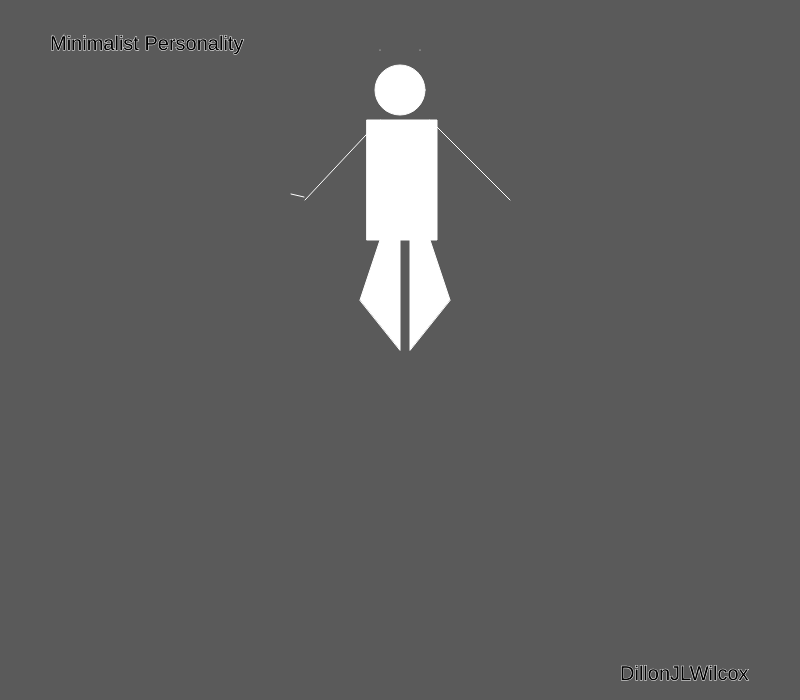
Frame 1 (no input)
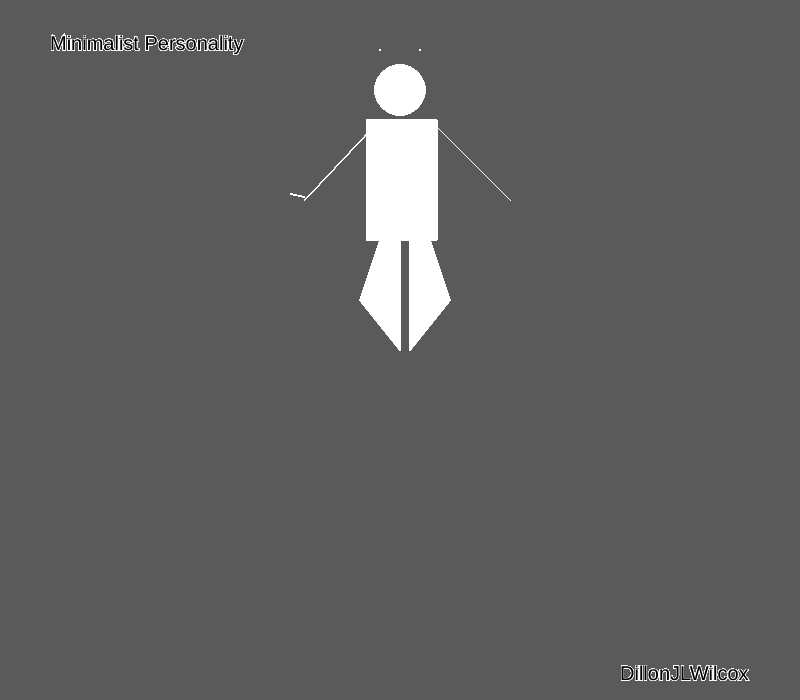
Frame 60 (no input)
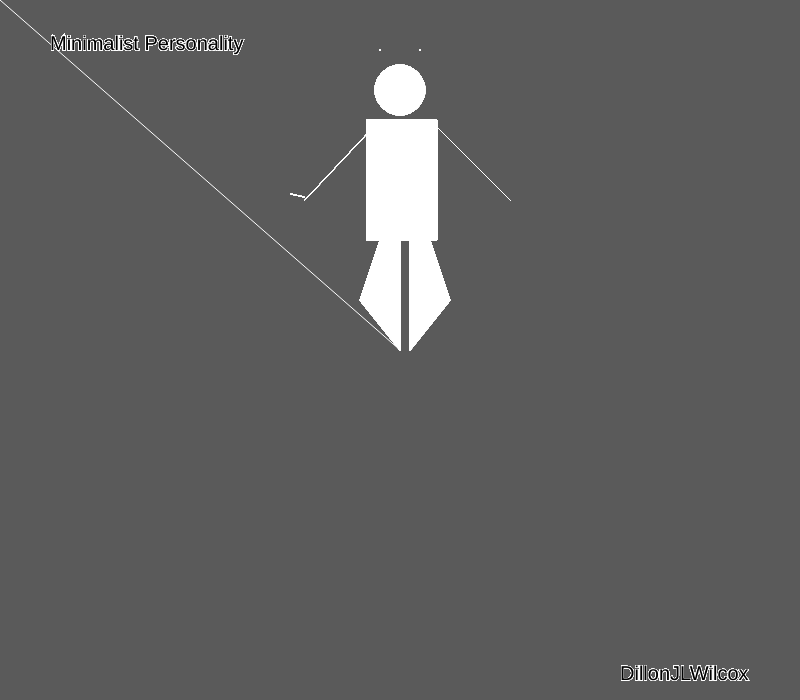
Frame 120 (the mouse pressed at the canvas centre since frame 60)

The p5.js sketch that drew these frames (run headless with seeded random() and noise() and a simulated clock; from frame 60 on, the mouse is pressed at the canvas centre):

// p5.js sketch
// ── sketch.js
function setup() {
    createCanvas(800, 700);
    background(90);
}

function draw() {
    stroke(255);
    textSize(20);
    //An if statement to allow clicking and drawing on the canvas
    text('DillonJLWilcox', 620, 680);
    text('Minimalist Personality', 50, 50);
    if (mouseIsPressed === true) {
        line(mouseX, mouseY, pmouseX, pmouseY);
    }
    //The Portrait
    circle(400, 90, 50);
    rect(367, 120, 70, 120);
    triangle(360, 300, 400, 180, 400, 350);
    triangle(450, 300, 410, 180, 410, 350);
    point(380, 50);
    point(420, 50);
    line(380, 120, 305, 200);
    line(430, 120, 510, 200);
    line(291, 194, 304, 197);

}
//the function below is a recursive circle drawing I tried to add onto the first drawing
/*function drawCircle(x, radius, level) {
    const tt = (126 * level) / 4.0;
    fill(tt);
    ellipse(x, height / 2, radius * 2, radius * 2);
    if (level > 1) {
        level = level - 1;
        drawCircle(x - radius / 2, radius / 2, level);
        drawCircle(x + radius / 2, radius / 2, level);
    }
}*/
// ── main.html
<!DOCTYPE html>
<html lang="en">
<head>
    <meta charset="UTF-8">
    <title>Homework09</title>
    <script src="https://cdn.jsdelivr.net/npm/p5@1.5.0/lib/p5.min.js"></script>
    <script src="sketch.js"></script>
</head>
<body>
<h4>Try clicking to add your own flair</h4>
</body>
</html>
